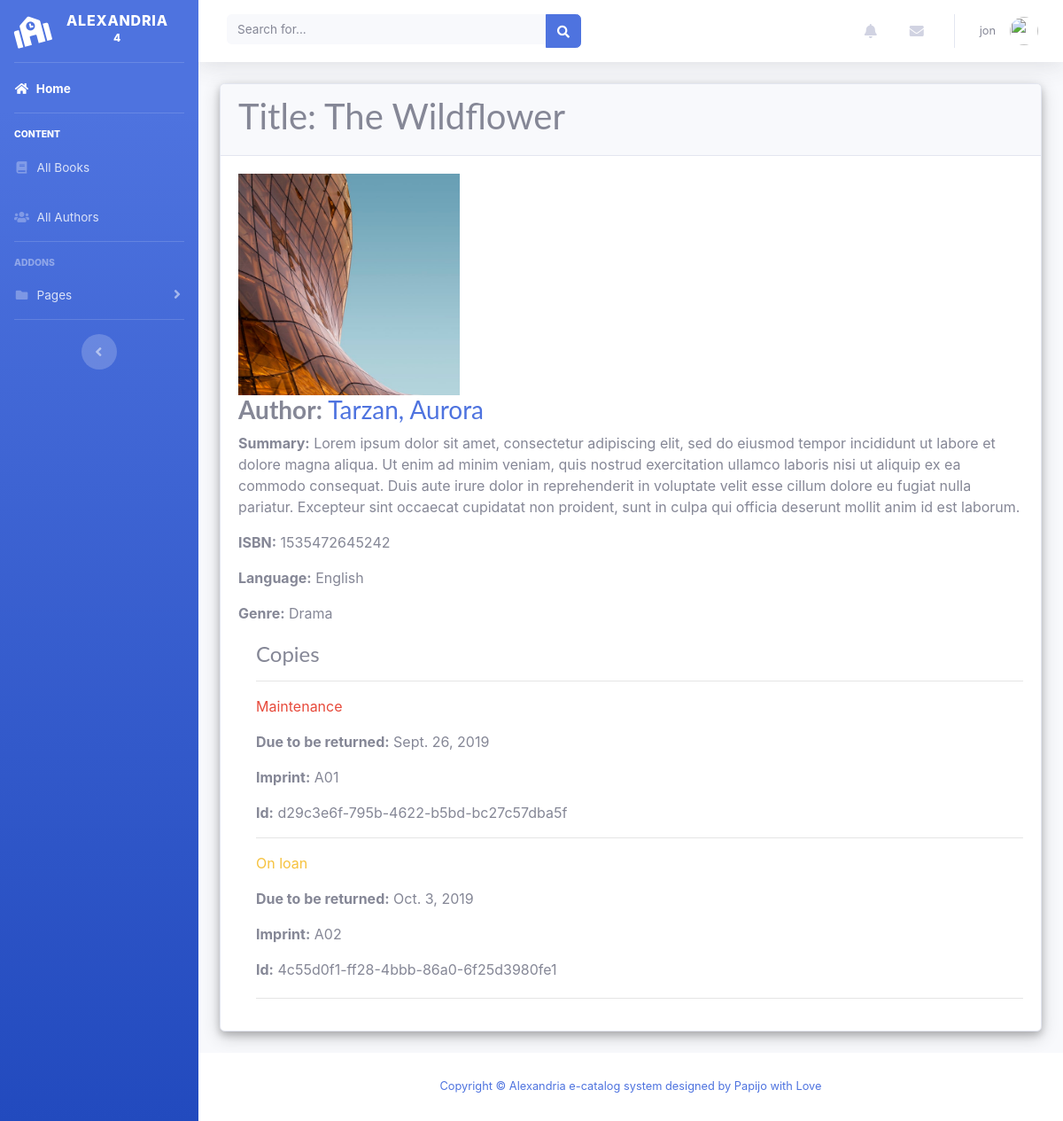
/book/1 (signed in), run on the app's committed database.
### catalog/models.py (models this page shows, shortened)
class Book(models.Model):
    title = models.CharField(max_length=200)
    author = models.ForeignKey('Author', on_delete=models.SET_NULL, null=True)
    summary = models.TextField(max_length=1000, help_text='Enter a brief description of the book')
    isbn = models.CharField('ISBN', max_length=13, help_text='13 Character <a href="https://www.isbn-international.org/content/what-isbn">ISBN number</a>')
    genre = models.ManyToManyField(Genre, help_text='Select a genre for this book')
    language = models.ForeignKey('Language', on_delete=models.SET_NULL, null=True)
    image = models.ImageField(upload_to='uploads/book', blank=True, null = True)
    def display_genre(self):
        """Create a string for the Genre. This is required to display genre in Admin."""
        return ', '.join(genre.name for genre in self.genre.all()[:3])
    display_genre.short_description = 'Genre'
    def book_cover(self):
        return format_html('<img src = "/media/%s" width="100" height="100" />' % (self.image))
    book_cover.short_description = 'Image'
    book_cover.allow_tags = True

class Author(models.Model):
    first_name = models.CharField(max_length=100)
    last_name = models.CharField(max_length=100)
    date_of_birth = models.DateField(null=True, blank=True)
    date_of_death = models.DateField('Died', null=True, blank=True)
    image = models.ImageField(upload_to='uploads/author', blank=True, null = True)
    biography = models.TextField(null=True, max_length= 500)
    class Meta:
        ordering = ['last_name', 'first_name']
    def __str__(self):
        return f'{self.last_name}, {self.first_name}'
    def author_image(self):
        return format_html('<img src = "/media/%s" width="100" height="100" />' % (self.image))
    author_image.short_description = 'Image'
    author_image.allow_tags = True

class Language(models.Model):
    name = models.CharField(max_length=200,
                            help_text="Enter the book's natural language (e.g. English, French, Japanese etc.)")
    def __str__(self):
        return self.name

class Genre(models.Model):
    name = models.CharField(max_length=200, help_text='Enter a book genre (e.g. Science Fiction)')
    def __str__(self):
        return self.name

class BookInstance(models.Model):
    id = models.UUIDField(primary_key=True, default=uuid.uuid4, help_text='Unique ID for this particular book across whole library')
    book = models.ForeignKey('Book', on_delete=models.SET_NULL, null=True)
    imprint = models.CharField(max_length=200)
    due_back = models.DateField(null=True, blank=True)
    borrower = models.ForeignKey(User, on_delete=models.SET_NULL, null=True, blank=True)
    LOAN_STATUS = (
        ('m', 'Maintenance'),
        ('o', 'On loan'),
        ('a', 'Available'),
        ('r', 'Reserved'),
    )
    status = models.CharField(
        max_length=1,
        choices=LOAN_STATUS,
        blank=True,
        default='m',
        help_text='Book availability',
    )
    class Meta:
        ordering = ['due_back']
        permissions = (("can_mark_returned", "Set book as returned"),)

### catalog/views.py (the view)
# urls.py: path('book/<int:pk>', views.BookDetailView.as_view(), name='book-detail'),
class BookDetailView(LoginRequiredMixin, generic.DetailView):
    model = Book

### catalog/templates/catalog/book_detail.html (shortened to what this page needs)
{% extends "base_generic.html" %}
{% block content %}
  <div class="card mb-4">
      <div class="card-header">
         <h1> Title: {{ book.title }}</h1>
      </div>
      <div class="card-body">
          <img height="250" width="250" src="{{ book.image.url }}" />
          <br/>
      <h3><strong>Author:</strong> <a href="{% url 'author-detail' book.author.pk %}">{{ book.author }}</a></h4>
      <p><strong>Summary:</strong> {{ book.summary }}</p>
      <p><strong>ISBN:</strong> {{ book.isbn }}</p>
      <p><strong>Language:</strong> {{ book.language }}</p>
      <p><strong>Genre:</strong> {% for genre in book.genre.all %} {{ genre }}{% if not forloop.last %}, {% endif %}{% endfor %}</p>
      <div style="margin-left:20px;margin-top:20px">
          <h4>Copies</h4>
          {% for copy in book.bookinstance_set.all %}
            <hr>
            <p class="{% if copy.status == 'a' %}text-success{% elif copy.status == 'm' %}text-danger{% else %}text-warning{% endif %}">{{ copy.get_status_display }}</p>
            {% if copy.status != 'a' %}
              <p><strong>Due to be returned:</strong> {{copy.due_back}}</p>
            {% endif %}
            <p><strong>Imprint:</strong> {{copy.imprint}}</p>
            <p class="text-muted"><strong>Id:</strong> {{copy.id}}</p>
          {% endfor %}
        </div>
      <div style="margin-left: 20px; margin-top: 20px;">
        <hr>
      </div>
      </div>
    </div>
{% endblock %}

### catalog/templates/base_generic.html (shortened to what this page needs)
<!DOCTYPE html>
<html lang="en">
<head>
  {% load static %}
  <link rel="stylesheet" href="{% static 'css/bootstrap.min.css' %}">
  <link rel="stylesheet" href="{% static 'css/css/all.css' %}">
  <link rel="stylesheet" href="{% static 'css/css/brands.css' %}">
  <link rel="stylesheet" href="{% static 'css/css/fontawesome.css' %}">
  <link rel="stylesheet" href="{% static 'css/animate.css' %}">
  <link rel="stylesheet" href="{% static 'css/style.css' %}">
  <link rel="stylesheet" href="{% static 'css/css/solid.css' %}">
  <link rel="stylesheet" href="{% static 'css/landing-page.css' %}">
  <link rel="stylesheet" href="{% static 'css/sb-admin-2.css' %}">
</head>
<body id="page-top">
    <div id="wrapper">
      <ul class="navbar-nav bg-gradient-primary sidebar sidebar-dark accordion" id="accordionSidebar">
        <a class="sidebar-brand d-flex align-items-center justify-content-center" href="{% url 'homepage' %}">
          <div class="sidebar-brand-icon rotate-n-15">
            <i class="fas fa-school"></i>
          </div>
          <div class="sidebar-brand-text mx-3">Alexandria <sup>4</sup></div>
        </a>
        <hr class="sidebar-divider my-0">
        <li class="nav-item active">
          <a class="nav-link" href="{% url 'index' %}">
            <i class="fas fa-fw fa-home"></i>
            <span>Home</span></a>
        </li>
        <hr class="sidebar-divider">
        <div class="sidebar-heading text-white">
          Content
        </div>
        <li class="nav-item">
          <a class="nav-link collapsed" href="{% url 'books' %}"  >
            <i class="fas fa-fw fa-book"></i>
            <span>All Books</span>
          </a>
        </li>
        <li class="nav-item">
          <a class="nav-link collapsed" href="{% url 'authors' %}" >
            <i class="fas fa-fw fa-users"></i>
            <span>All Authors</span>
          </a>
        </li>
        <hr class="sidebar-divider">
        <div class="sidebar-heading">
          Addons
        </div>
        <li class="nav-item">
          <a class="nav-link collapsed" href="#" data-toggle="collapse" data-target="#collapsePages" aria-expanded="true" aria-controls="collapsePages">
            <i class="fas fa-fw fa-folder"></i>
            <span>Pages</span>
          </a>
        </li>
        <hr class="sidebar-divider d-none d-md-block">
        <div class="text-center d-none d-md-inline">
          <button class="rounded-circle border-0" id="sidebarToggle"></button>
        </div>
      </ul>
      <div id="content-wrapper" class="d-flex flex-column">
        <div id="content">
          <nav class="navbar navbar-expand navbar-light bg-white topbar mb-4 static-top shadow">
            <form class="d-none d-sm-inline-block form-inline mr-auto ml-md-3 my-2 my-md-0 mw-100 navbar-search">
              <div class="input-group">
                <input type="text" class="form-control bg-light border-0 small" placeholder="Search for..." aria-label="Search" aria-describedby="basic-addon2">
                <div class="input-group-append">
                  <button class="btn btn-primary" type="button">
                    <i class="fas fa-search fa-sm"></i>
                  </button>
                </div>
              </div>
            </form>
            <ul class="navbar-nav ml-auto">
              <li class="nav-item dropdown no-arrow mx-1">
                <a class="nav-link dropdown-toggle" href="#" id="alertsDropdown" role="button" data-toggle="dropdown" aria-haspopup="true" aria-expanded="false">
                  <i class="fas fa-bell fa-fw"></i>
                </a>
              </li>
              <li class="nav-item dropdown no-arrow mx-1">
                <a class="nav-link dropdown-toggle" href="#" id="messagesDropdown" role="button" data-toggle="dropdown" aria-haspopup="true" aria-expanded="false">
                  <i class="fas fa-envelope fa-fw"></i>
                </a>
              </li>
              {% if user.is_authenticated %}
              <li class="nav-item dropdown no-arrow">
                <a class="nav-link dropdown-toggle" href="#" id="userDropdown" role="button" data-toggle="dropdown" aria-haspopup="true" aria-expanded="false">
                  <span class="mr-2 d-none d-lg-inline text-gray-600 small">{{ user.get_username }}</span>
                  <img class="img-profile rounded-circle" src="https://source.unsplash.com/QAB-WJcbgJk/60x60">
                </a>
              </li>
              {% endif %}
            </ul>
          </nav>
          <div class="container-fluid" >
            {% block content %}{% endblock %}
          </div>
        </div>
        <footer class="sticky-footer bg-white">
          <div class="container my-auto">
            <div class="copyright text-center my-auto">
              <span><a href="http://ebhota.github.io/">Copyright &copy; Alexandria e-catalog system designed by Papijo with Love</a> </span>
            </div>
          </div>
        </footer>
      </div>
    </div>
  </body>
</html>

### catalog/static/css/css/all.css (style rules this page uses)
.fa, .fas, .far, .fal, .fad, .fab { -moz-osx-font-smoothing: grayscale; -webkit-font-smoothing: antialiased; display: inline-block; font-style: normal; font-variant: normal; text-rendering: auto; line-height: 1; }
.fa-sm { font-size: .875em; }
.fa-fw { text-align: center; width: 1.25em; }
.fa-bell:before { content: "\f0f3"; }
.fa-book:before { content: "\f02d"; }
.fa-envelope:before { content: "\f0e0"; }
.fa-folder:before { content: "\f07b"; }
.fa-home:before { content: "\f015"; }
.fa-school:before { content: "\f549"; }
.fa-search:before { content: "\f002"; }
.fa-users:before { content: "\f0c0"; }
.fa, .fas { font-family: 'Font Awesome 5 Free'; font-weight: 900; }

### catalog/static/css/style.css (style rules this page uses)
div.card { box-shadow: 0 4px 8px 0 rgba(0, 0, 0, 0.2), 0 6px 20px 0 rgba(0, 0, 0, 0.19); }

### catalog/static/css/css/solid.css (style rules this page uses)
.fa, .fas { font-family: 'Font Awesome 5 Free'; font-weight: 900; }

### catalog/static/css/landing-page.css (style rules this page uses)
body { font-family: 'Lato', 'Helvetica Neue', Helvetica, Arial, sans-serif; }
h1, h2, h3, h4, h5, h6 { font-family: 'Lato', 'Helvetica Neue', Helvetica, Arial, sans-serif; font-weight: 700; }

### data on the page
Book: title "The Wildflower", image (picture), author "Tarzan, Aurora", summary "Lorem ipsum dolor sit amet, consectetur adipiscing elit, sed do eiusmod tempor incididunt ut labore et dolore magna aliqua. Ut enim ad minim veniam, quis nostrud exercitation ullamco laboris nisi ut aliquip ex ea commodo consequat. Duis aute irure dolor in reprehenderit in voluptate velit esse cillum dolore eu fugiat nulla pariatur. Excepteur sint occaecat cupidatat non proident, sunt in culpa qui officia deserunt mollit anim id est laborum.", isbn "1535472645242", language "English"
Genre: name "Drama"
BookInstance: status "Maintenance", due_back "Sept. 26, 2019", imprint "A01", id "d29c3e6f-795b-4622-b5bd-bc27c57dba5f"
BookInstance: status "On loan", due_back "Oct. 3, 2019", imprint "A02", id "4c55d0f1-ff28-4bbb-86a0-6f25d3980fe1"

### other printed values
{{ user.get_username }} "jon"
